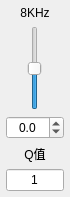
          <widget class="QWidget" name="bandWgt_9" native="true">
           <property name="sizePolicy">
            <sizepolicy hsizetype="Fixed" vsizetype="Preferred">
             <horstretch>0</horstretch>
             <verstretch>0</verstretch>
            </sizepolicy>
           </property>
           <property name="maximumSize">
            <size>
             <width>70</width>
             <height>16777215</height>
            </size>
           </property>
           <layout class="QVBoxLayout" name="verticalLayout_10">
            <property name="leftMargin">
             <number>6</number>
            </property>
            <property name="topMargin">
             <number>6</number>
            </property>
            <property name="rightMargin">
             <number>6</number>
            </property>
            <property name="bottomMargin">
             <number>6</number>
            </property>
            <item>
             <widget class="QLabel" name="lab_freq_9">
              <property name="sizePolicy">
               <sizepolicy hsizetype="Preferred" vsizetype="Preferred">
                <horstretch>0</horstretch>
                <verstretch>0</verstretch>
               </sizepolicy>
              </property>
              <property name="contextMenuPolicy">
               <enum>Qt::NoContextMenu</enum>
              </property>
              <property name="text">
               <string>8KHz</string>
              </property>
              <property name="alignment">
               <set>Qt::AlignCenter</set>
              </property>
             </widget>
            </item>
            <item>
             <widget class="QSlider" name="slider_band_9">
              <property name="sizePolicy">
               <sizepolicy hsizetype="Preferred" vsizetype="Expanding">
                <horstretch>0</horstretch>
                <verstretch>0</verstretch>
               </sizepolicy>
              </property>
              <property name="minimum">
               <number>-300</number>
              </property>
              <property name="maximum">
               <number>300</number>
              </property>
              <property name="singleStep">
               <number>1</number>
              </property>
              <property name="pageStep">
               <number>10</number>
              </property>
              <property name="orientation">
               <enum>Qt::Vertical</enum>
              </property>
             </widget>
            </item>
            <item>
             <widget class="QDoubleSpinBox" name="spinBox_boost_9">
              <property name="alignment">
               <set>Qt::AlignCenter</set>
              </property>
              <property name="decimals">
               <number>1</number>
              </property>
              <property name="minimum">
               <double>-30.000000000000000</double>
              </property>
              <property name="maximum">
               <double>30.000000000000000</double>
              </property>
              <property name="singleStep">
               <double>0.100000000000000</double>
              </property>
             </widget>
            </item>
            <item>
             <widget class="QLabel" name="lab_Q_9">
              <property name="sizePolicy">
               <sizepolicy hsizetype="Preferred" vsizetype="Preferred">
                <horstretch>0</horstretch>
                <verstretch>0</verstretch>
               </sizepolicy>
              </property>
              <property name="contextMenuPolicy">
               <enum>Qt::NoContextMenu</enum>
              </property>
              <property name="text">
               <string>Q值</string>
              </property>
              <property name="alignment">
               <set>Qt::AlignCenter</set>
              </property>
             </widget>
            </item>
            <item>
             <widget class="QLineEdit" name="edt_Q_9">
              <property name="sizePolicy">
               <sizepolicy hsizetype="Preferred" vsizetype="Fixed">
                <horstretch>0</horstretch>
                <verstretch>0</verstretch>
               </sizepolicy>
              </property>
              <property name="text">
               <string>1</string>
              </property>
              <property name="alignment">
               <set>Qt::AlignCenter</set>
              </property>
             </widget>
            </item>
           </layout>
          </widget>
